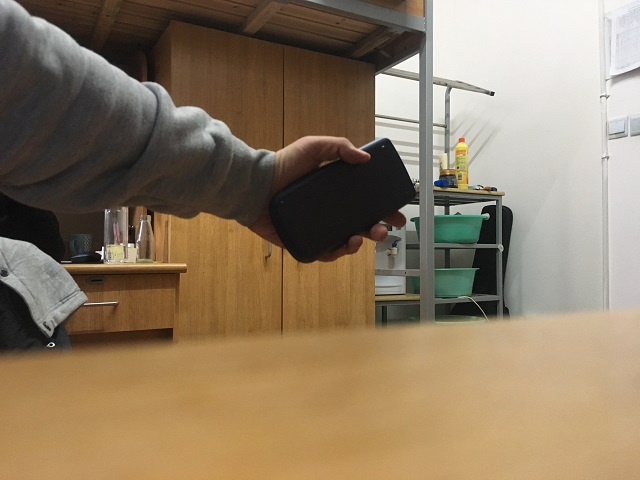
//> input picture 原图/rgb1.JPG, 640 x 480 px
$ ./rgb_sub   (built with g++ and OpenCV 4)
//> lines starting //> are read from the running program, lines starting //| are printed output that depends on the picture; after the words box and inside, x2 and y2 are one past the last pixel; in counts of white or black regions, pixels touching at a corner belong together
#include <iostream>
#include <opencv2\highgui\highgui.hpp>
#include <opencv2\core\core.hpp>
#include <opencv2\imgproc\imgproc.hpp>


using namespace cv;


int main()
{
	Mat img1, img2, result;

	img1 = imread("D:\\pic\\rgb1.jpg");
//> img1 is the input picture: 480 rows x 640 cols, CV_8UC3; mean B, G, R 99.6, 123.3, 141.5
	img2 = imread("D:\\pic\\rgb2.jpg");
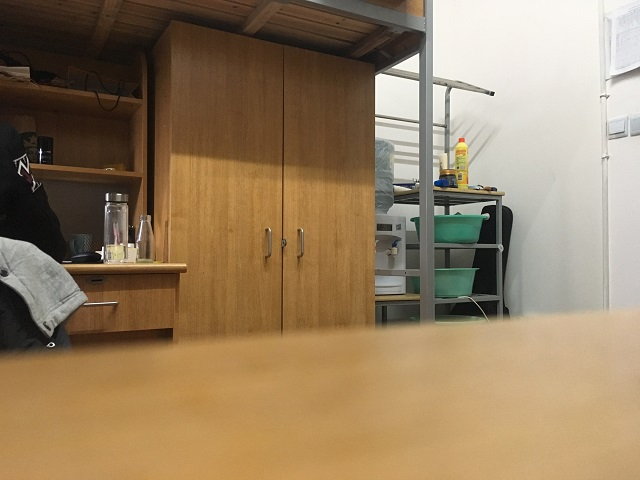
//> input picture 原图/rgb2.JPG, 640 x 480 px
//> img2 is the input picture: 480 rows x 640 cols, CV_8UC3; mean B, G, R 96.6, 125.9, 148.4

	cvtColor(img1, img1, CV_BGR2GRAY);
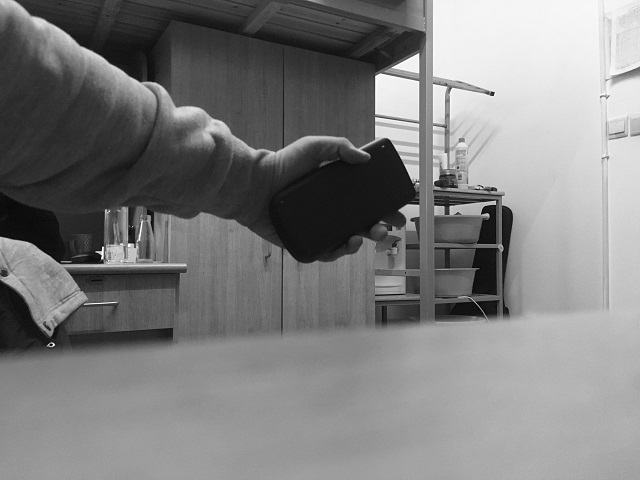
//> img1: 480 rows x 640 cols, CV_8UC1; min 1, max 255, mean 126.1
	cvtColor(img2, img2, CV_BGR2GRAY);
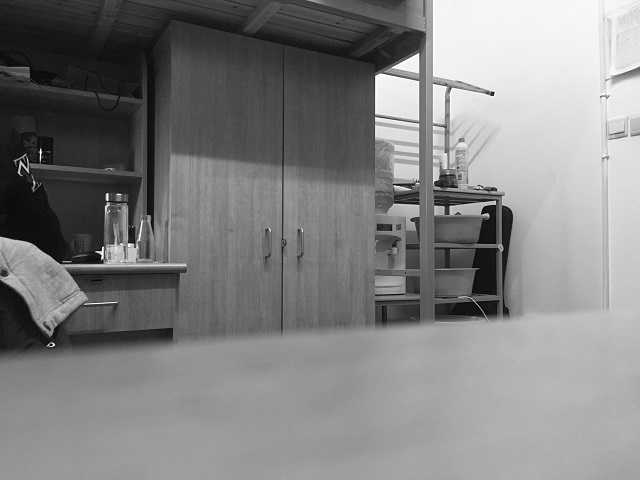
//> img2: 480 rows x 640 cols, CV_8UC1; min 0, max 255, mean 129.3

	imshow("img1", img1);
	imshow("img2", img2);

	Mat tt;
	subtract(img2, img1, tt);
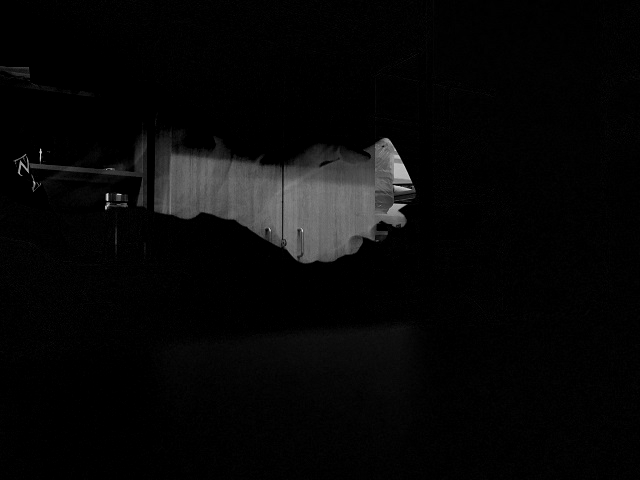
//> tt: 480 rows x 640 cols, CV_8UC1; min 0, max 225, mean 7.9
	imshow("tt", tt);
	//Mat ttt;
	//cvtColor(tt, ttt, CV_BGR2GRAY);
	//imshow("ttt", ttt);
	threshold(tt, result, 20, 200.0, CV_THRESH_BINARY);
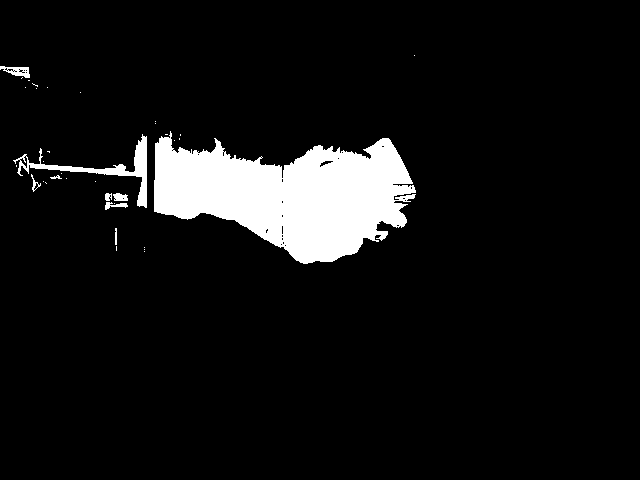
//> result: 480 rows x 640 cols, CV_8UC1; values 0 (black) and 200 (white), 7.5% white; 36 white regions (27 under 20 px), largest, box (x1, y1, x2, y2) and area: (154, 131, 416, 264) 21045, (13, 134, 147, 208) 1425, (0, 66, 30, 78) 192
	imshow("erzhi", result);
	imwrite("D:\\pic\\rgb_sub.png", result);
	waitKey(26000);
	return 0;
}
